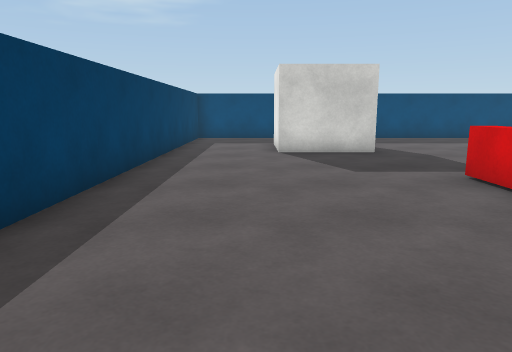
[1] (above)

23 first-person views from a walk through a Unity game level. The camera is 1.2 m above the floor, tilts 10° down and sees 70° across. The floor is counted in squares, 1 m on a side. Each view is taken from the middle of a square. On the plan, view 1 faces up. The plan holds only what a view shows up to about 15 squares ahead; the rest is blank. The place goes on beyond the plan. The player character is not drawn. Surface patterns are stand-ins for the level's own textures.

[2]
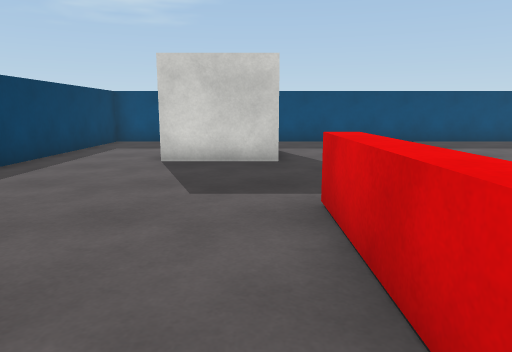

[3]
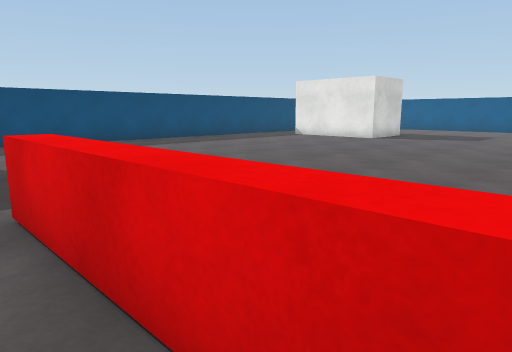

[4]
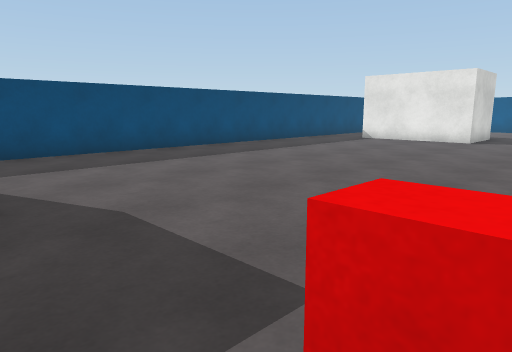

[5]
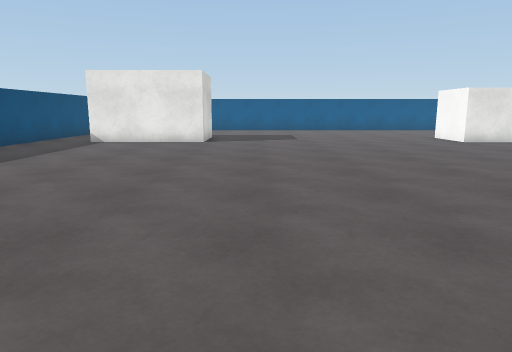

[6]
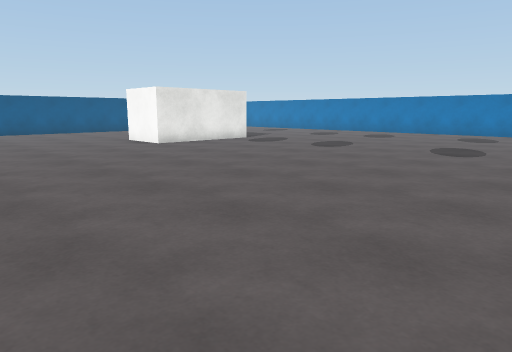

[7]
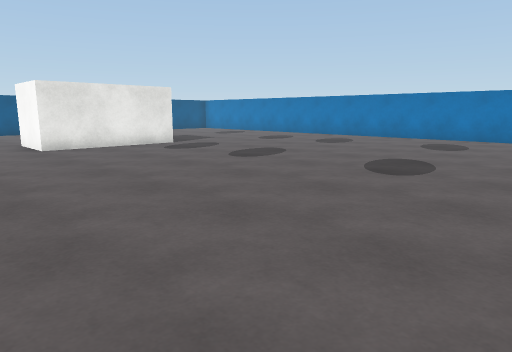

[8]
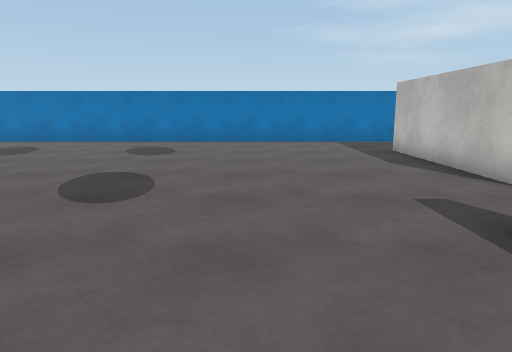

[9]
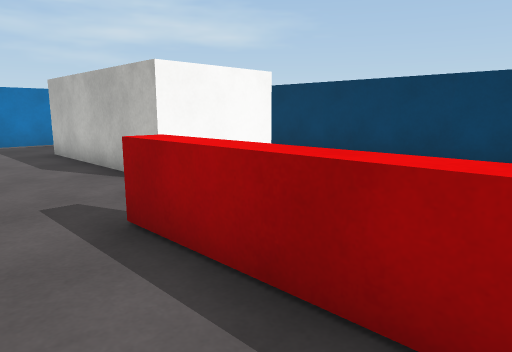

[10]
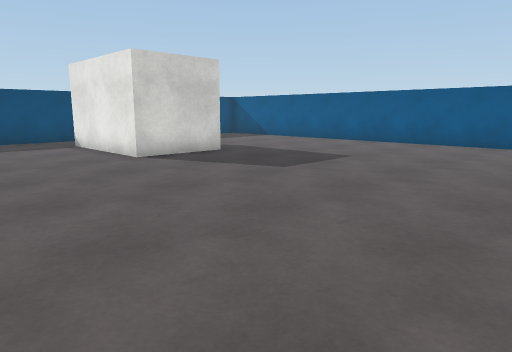

[11]
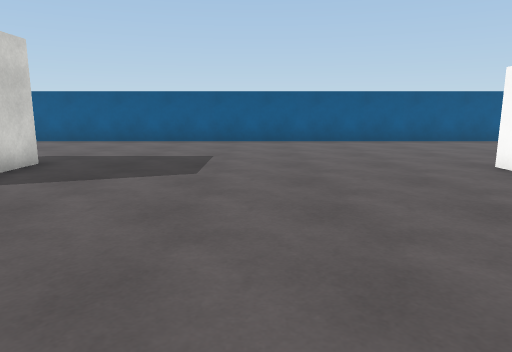

[12]
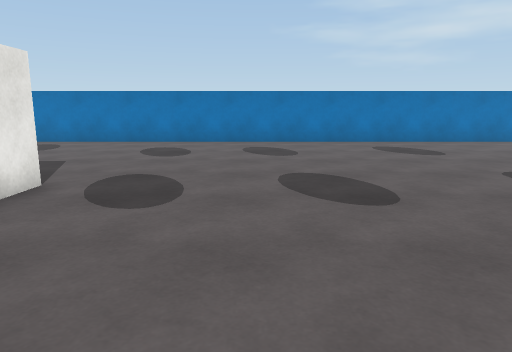

[13]
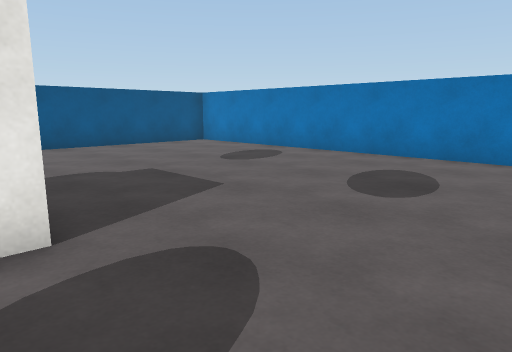

[14]
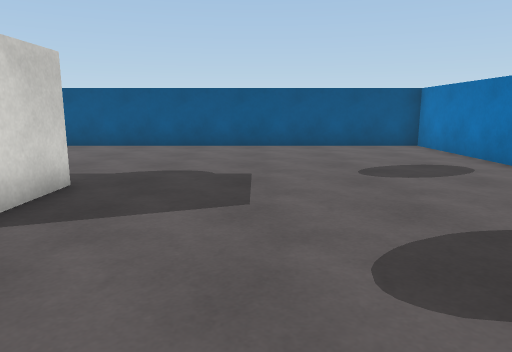

[15]
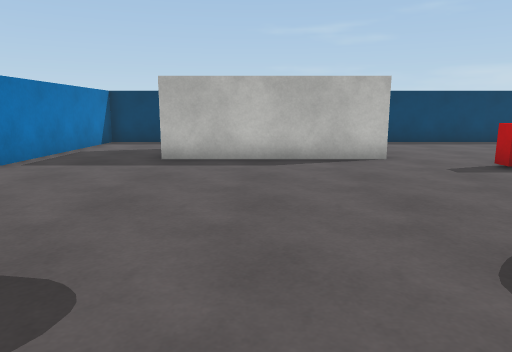

[16]
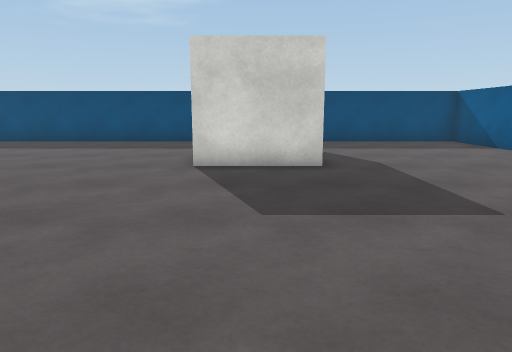

[17]
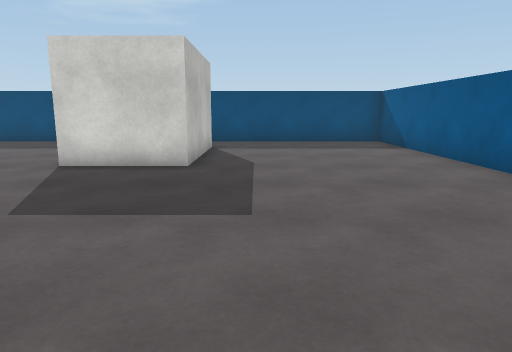

[18]
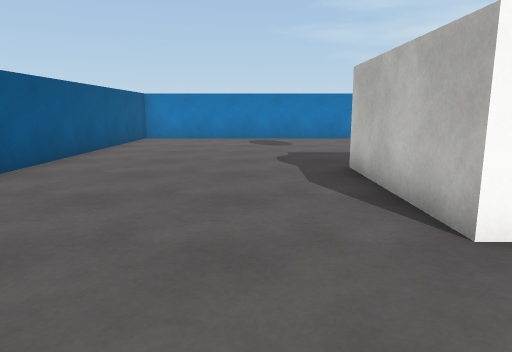

[19]
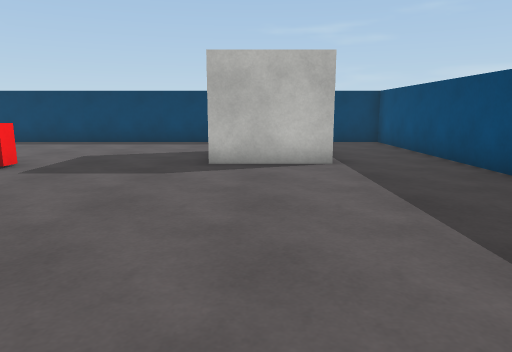

[20]
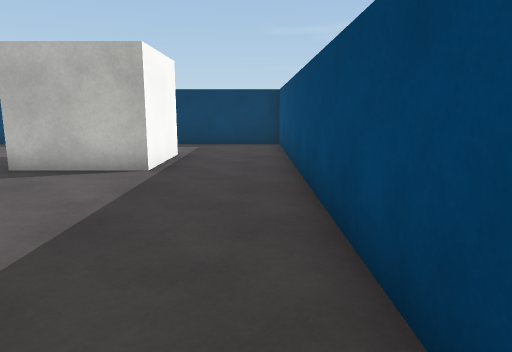

[21]
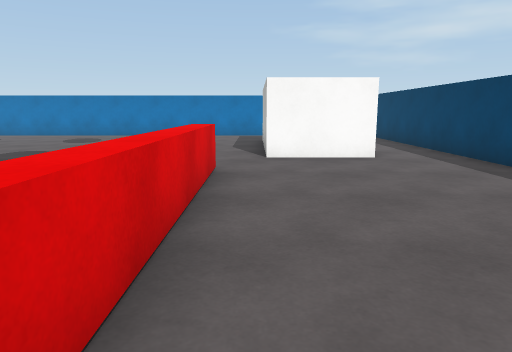

[22]
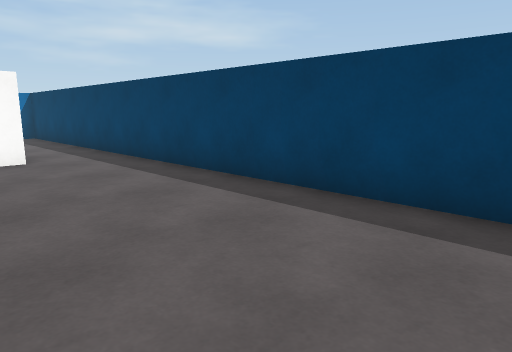

[23]
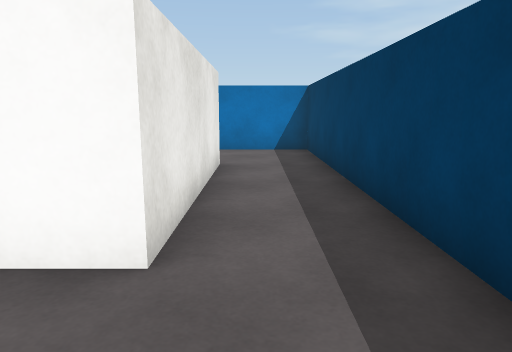

### Floor plan
Points are (right, up) in squares from view 1. A wall is a line through its corners. A room is listed if a view was taken in it or the views show most of it. See-through windows are left out.
Room 1 (views 1, 2, 3, 4, 5, 6, 7, 8, 9, 10, 11, 12, 13, 14, 15, 16, 17, 18, 19, 20, 21, 22, 23)
walls: (18.6, -5) (18.6, -0.3) (21, -0.3) (21, -4.9) (19.2, -4.9); (3.6, 10.9) (0.7, 10.9) (0.7, 13.8) (3.6, 13.8) (3.6, 10.9); (21.5, 14.6) (21.5, 10.1) (18.6, 10.1) (18.6, 14.6); (19.5, 16.9) (-2.6, 16.9) (-2.6, -13.8) (28, -13.8) (28, 16.9) (21.1, 16.9); (-0.2, -10.5) (-0.2, -4.7) (2.7, -4.7) (2.7, -10.5)
low walls: (4.3, 0.9) (4.3, -2.6) (3.8, -2.6) (3.8, 6.6) (4.4, 6.6)

Positions as (right, up) in squares from view 1, and headings:
1: (0, 0), facing up
2: (3, 2), facing up
3: (3, 2), facing up-right
4: (3, 6), facing up-right
5: (4, 8), facing right
6: (6, 7), facing down-right
7: (6, 3), facing down-right
8: (7, 1), facing down
9: (6, 1), facing down-left
10: (14, 1), facing up-right
11: (13, 5), facing right
12: (15, 1), facing down
13: (15, -4), facing down-right
14: (15, -8), facing right
15: (12, -8), facing left
16: (20, 2), facing up
17: (23, 2), facing up
18: (23, 3), facing down
19: (12, 12), facing left
20: (11, 16), facing left
21: (3, 5), facing down
22: (2, 5), facing down-left
23: (-1, -2), facing down
